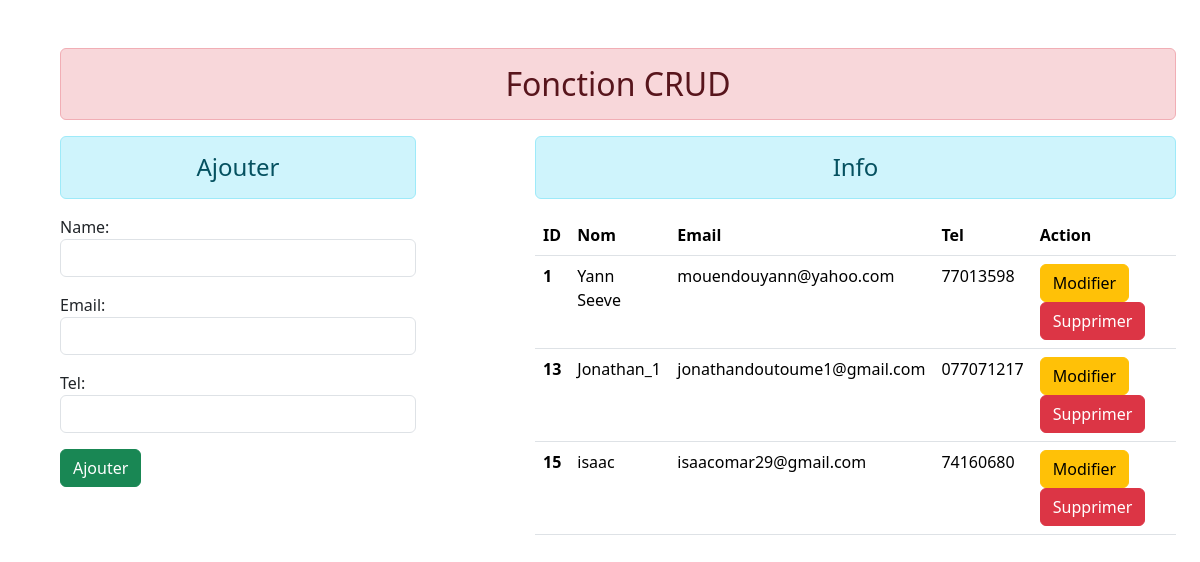
Before: / with the older database file.
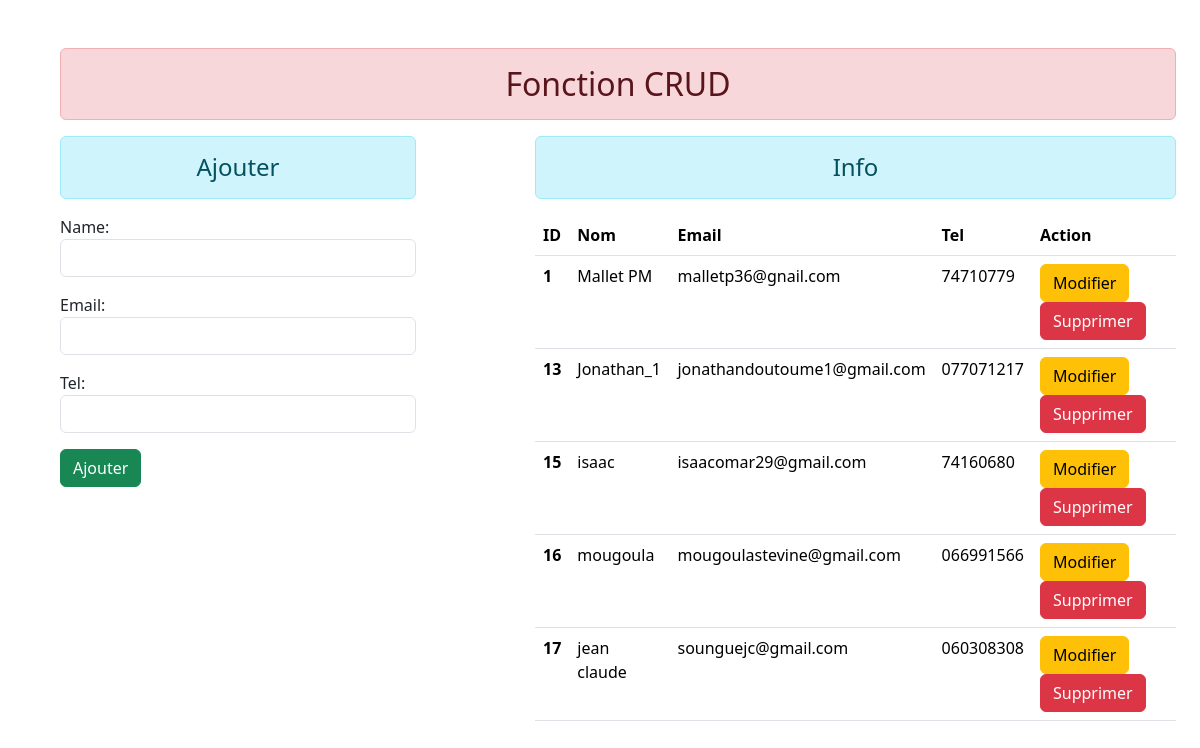
After: the same page with the newer database file.
### etudiant/models.py (models this page shows)
class User(models.Model):
    name = models.CharField(max_length=70 )
    email = models.CharField(max_length=100 )
    tel = models.CharField(max_length=100)

### etudiant/views.py (the view)
# urls.py: path('',views.add_show, name="addandshow"),
def add_show(request):
    if request.method == 'POST':
        fm = studentRegistration(request.POST)
        if fm.is_valid():
            nm = fm.cleaned_data['name']
            em = fm.cleaned_data['email']
            tl = fm.cleaned_data['tel']
            if User.objects.filter(email=em).exists():
                messages.error(request, 'Un utilisateur avec cet email existe déjà.')
            elif User.objects.filter(tel=tl).exists():
                messages.error(request, 'Un utilisateur avec ce numéro de téléphone existe déjà.')
            else:
                reg = User(name=nm, email=em, tel=tl)
                reg.save()
                messages.success(request, 'Utilisateur ajouté avec succès.')
                return redirect('/')
        else:
            messages.error(request, 'Veuillez corriger les erreurs dans le formulaire.')
    else:
        fm = studentRegistration()
    stud = User.objects.all()
    return render(request, 'etudiant/addandshow.html', {'form': fm, 'stu': stud})

### etudiant/forms.py
class studentRegistration(forms.ModelForm):
    class Meta:
        model = User
        fields = ['name', 'email', 'tel' ]
        widgets = {
            'name': forms.TextInput(attrs={'class': 'form-control'}),
            'email': forms.EmailInput(attrs={'class': 'form-control'}),
            'tel': forms.TextInput(attrs={'class': 'form-control'}),
        }

### etudiant/templates/etudiant/addandshow.html (shortened to what this page needs)
{%extends 'etudiant/base.html'%}
{%block  content%}
<div class="row">
    <div class="col-sm-4">
        <h4 class="text-center alert alert-info">Ajouter</h4>
        <form action="" method="POST">
             {{form.as_p}}
            <input type="submit" class="btn btn-success" value="Ajouter">
        </form>
    </div>
    <div class="col-sm-7 offset-1">
        <h4 class="text-center alert alert-info" >Info</h4>
        {%if stu%}
        <table class="table table-hover">
            <thead>
              <tr>
                <th scope="col">ID</th>
                <th scope="col">Nom</th>
                <th scope="col">Email</th>
                <th scope="col">Tel</th>
                <th scope="col">Action</th>
              </tr>
            </thead>
            <tbody>
                {% for st in stu %}
              <tr>
                <th scope="row">{{st.id}}</th>
                <td>{{st.name }}</td>
                <td>{{st.email}}</td>
                <td>{{st.tel}}</td>
                <td>
                    <a href="{% url 'updatedata' st.id %}" class="btn btn-warning">Modifier</a>
                    <form action="{%url 'deletedata' st.id %}" method="POST" class="d-inline">
                        <input type="submit" class="btn btn-danger" value="Supprimer">
                    </form>
                </td>
              </tr>
              {% endfor %}
            </tbody>
          </table>
        {%else%}
        <h4 class="text-center alert alert-warning">Pas d'info</h4>
        {%endif%}
    </div>
</div>
{%endblock content%}

### etudiant/templates/etudiant/base.html (shortened to what this page needs)
 <!DOCTYPE html>
 {%load static%}
 <html lang="en">
 <head>
    <link rel="stylesheet" href="{%static 'etudiant/css/bootstrap.css'%}">
 </head>
 <body>
    <div class="container m-5">
        <h2 class="text-center alert alert-danger">Fonction CRUD</h2>
        {% block content%}{% endblock content%}
    </div>
 </body>
 </html>

Changed rows visible on the page:
changed User id 1: name "Yann Seeve" → "Mallet PM"; email "mouendouyann@yahoo.com" → "malletp36@gnail.com"; tel "77013598" → "74710779"
added User: id "16", name "mougoula", email "mougoulastevine@gmail.com", tel "066991566"
added User: id "17", name "jean claude", email "sounguejc@gmail.com", tel "060308308"
